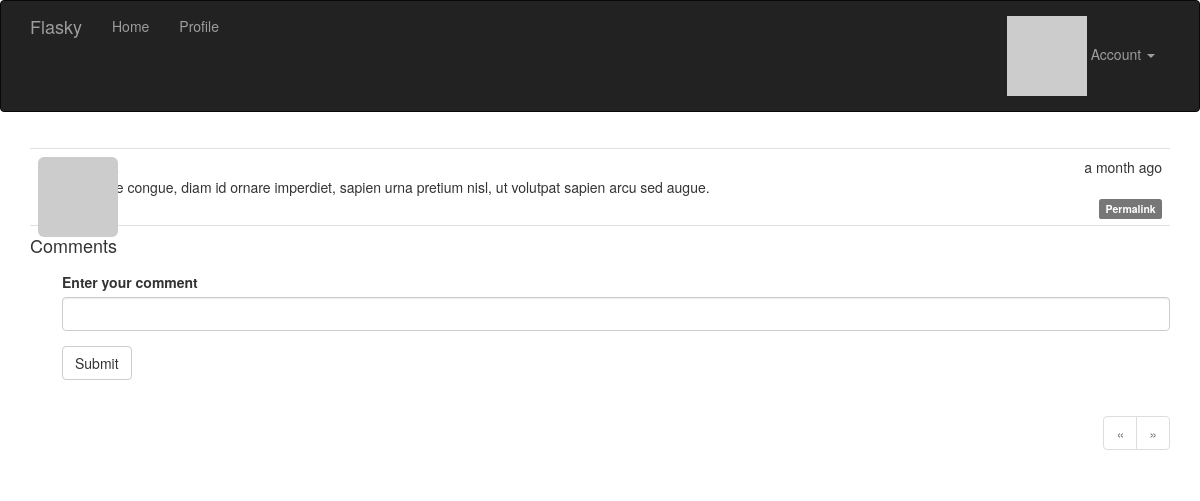
The page /post/1 (signed in) on the database its author committed.
### app/models.py (models this page shows, shortened)
class Post(db.Model):
    __tablename__='posts'
    id = db.Column(db.Integer,primary_key=True)
    body = db.Column(db.Text)
    timestamp = db.Column(db.DateTime,index=True,default=datetime.utcnow)
    author_id = db.Column(db.Integer,db.ForeignKey('users.id'))
    body_html = db.Column(db.Text)
    comments = db.relationship('Comment', backref='post', lazy='dynamic')

### app/main/views.py (the view, shortened to what this page needs)
@main.route('/post/<int:id>', methods=['GET', 'POST'])
def post(id):
    post = Post.query.get_or_404(id)
    form = CommentForm()
    page = request.args.get('page', 1, type=int)
    if page == -1:
        page = (post.comments.count() - 1) // \
            current_app.config['FLASKY_COMMENTS_PER_PAGE'] + 1
    pagination = post.comments.order_by(Comment.timestamp.asc()).paginate(
        page, per_page=current_app.config['FLASKY_COMMENTS_PER_PAGE'],
        error_out=False)
    comments = pagination.items
    return render_template('post.html', posts=[post], form=form,
                           comments=comments, pagination=pagination)

### app/main/forms.py
class CommentForm(Form):
    body = StringField('Enter your comment', validators=[Required()])
    submit = SubmitField('Submit')

### app/auth/views.py (called while the page is built)
@auth.before_app_request
def before_request():
    if current_user.is_authenticated:
        current_user.ping()
        if not current_user.confirmed \
            and request.endpoint[:5] != 'auth.' \
            and request.endpoint != 'static':
            return redirect(url_for('auth.unconfirmed'))

### app/main/__init__.py (called while the page is built)
@main.app_context_processor
def inject_permissions():
    return dict(Permission=Permission)

### app/models.py (called while the page is built)
@login_manager.user_loader
def load_user(user_id):
    return User.query.get(int(user_id))

    def ping(self):
        self.last_seen = datetime.utcnow()
        db.session.add(self)

    def can(self,permissions):
        return self.role is not None and (self.role.permissions&permissions)==permissions

    def is_administrator(self):
        return self.can(Permission.ADMINISTER)

    def gravatar(self,size=100,default='identicon',rating='g'):
        url = 'https://secure.gravatar.com/avatar'
        hash = self.avatar_hash or hashlib.md5(self.email.encode('utf-8')).hexdigest()
        return '{url}/{hash}?s={size}&d={default}&r={rating}'.format(
            url = url,hash=hash,size=size,default=default,rating=rating
        )

### app/templates/post.html (shortened to what this page needs)
{% extends "base.html" %}
{% import "bootstrap/wtf.html" as wtf %}
{% import "_macros.html" as macros %}
{% block page_content %}
{% include '_posts.html' %}
    <h4 id="comments">Comments</h4>
{% if current_user.can(Permission.COMMENT) %}
<div class="comment-form">
    {{ wtf.quick_form(form) }}
</div>
{% endif %}
{% if pagination %}
<div class="pagination">
    {{ macros.pagination_widget(pagination, '.post', fragment='#comments', id=posts[0].id) }}
</div>
{% endif %}
{% endblock %}

### app/templates/_posts.html (shortened to what this page needs)
<ul class="posts">
    {% for post in posts %}
    <li class="post">
        <div class="post-thumbnail">
            <a href="{{ url_for('.user', username=post.author.username) }}">
                <img class="img-rounded profile-thumbnail" src="{{ post.author.gravatar(size=40) }}">
            </a>
        </div>
        <div class="post-content">
            <div class="post-date">{{ moment(post.timestamp).fromNow() }}</div>
            <div class="post-author"><a href="{{ url_for('.user', username=post.author.username) }}">{{ post.author.username }}</a></div>
            <div class="post-body">
                {% if post.body_html %}
                    {{ post.body_html | safe }}
                {% else %}
                    {{ post.body }}
                {% endif %}
            </div>
            <div class ="post-footer">
                <a href="{{ url_for('.post',id=post.id) }}">
                    <span class="label label-default">Permalink</span>
                    </a>
            </div>
        </div>
    </li>
    {% endfor %}
</ul>

### app/static/styles.css (style rules this page uses)
.profile-thumbnail { position: absolute; }
ul.posts { list-style-type: none; padding: 0px; margin: 16px 0px 0px 0px; border-top: 1px solid #e0e0e0; }
ul.posts li.post { padding: 8px; border-bottom: 1px solid #e0e0e0; }
div.post-date { float: right; }
div.post-author { font-weight: bold; }
div.post-thumbnail { position: absolute; }
div.post-content { margin-left: 48px; min-height: 48px; }
div.pagination { width: 100%; text-align: right; padding: 0px; margin: 0px; }
div.post-footer { text-align: right; }
div.comment-form { margin: 16px 0px 16px 32px; }

### rows shown on the page
Post: timestamp "a month ago", body "Fusce congue, diam id ornare imperdiet, sapien urna pretium nisl, ut volutpat sapien arcu sed augue."
